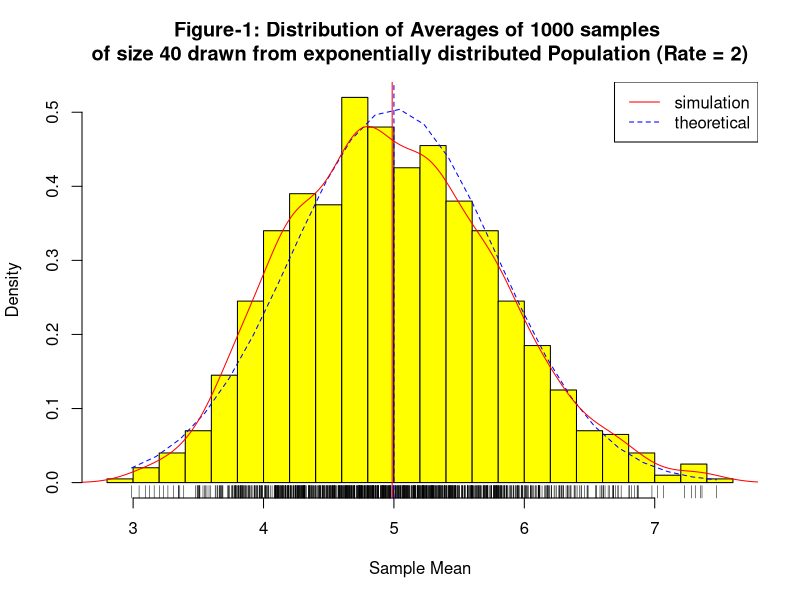
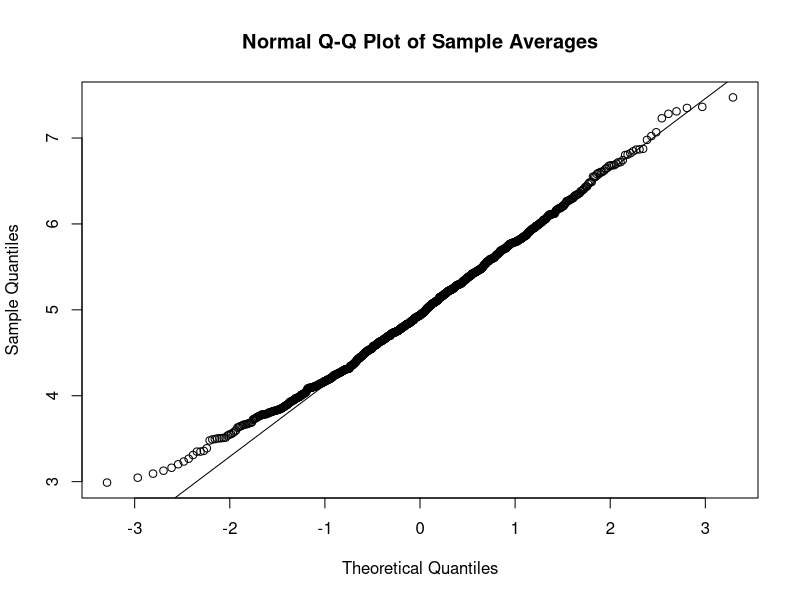

R code for these plots, in order:
## ---- chunk 1
set.seed(3)
lambda <- 0.2 #Set the lambda to 0.2 as required for this exercise
sample.size <- 40
no.of.simulations <- 1000
# Generate 40,000 exponential distributed numbers, distrbute them into a matrix of size 1000 x 40
simulated <- matrix(rexp(no.of.simulations*sample.size, rate=lambda), no.of.simulations, sample.size) 
row.Means = rowMeans(simulated) # averages of sample of 40 calcualted for each of 1000 rows 
## ---- chunk 2
mu <- 1/lambda; mu;
## ---- chunk 3
observed.mean <- mean(row.Means); observed.mean; 
## ---- chunk 4
hist(row.Means, prob=T, col="yellow", xlab="Sample Mean",
          ylab="Density", main="Figure-1: Distribution of Averages of 1000 samples \nof size 40 drawn from exponentially distributed Population (Rate = 2)",
          breaks=25)
rug(row.Means)
#Plot the theoratical mean and the distribution
abline(v=mu, col="blue", lty=2)
x.Fit <- seq(min(row.Means), max(row.Means), length=25)
y.Fit <- dnorm(x.Fit, mean=mu, sd=(1/lambda/sqrt(sample.size)))
lines(x.Fit, y.Fit, col="blue", lty=2, pch=21)

#Plot the observed
abline(v=observed.mean, col="red", lty=1)
lines(density(row.Means), col="red", lty=1)

legend('topright', c("simulation", "theoretical"), lty=c(1,2), col=c("red", "blue"))
## ---- chunk 5
theoratical.variance=1/(lambda^2)/sample.size
theoratical.variance
## ---- chunk 6
observed.variance=var(row.Means)
observed.variance
## ---- chunk 7
qqnorm(row.Means, main="Normal Q-Q Plot of Sample Averages"); qqline(row.Means);
## ---- chunk 8
shapiro.test(row.Means)
## ---- chunk 9
set.seed(3)
sample.sizes = c(40,50,60,70,80,90,100)
for (i in sample.sizes) {
    simulated <- matrix(rexp(no.of.simulations*i, rate=lambda), no.of.simulations, i)
    row.Means <- rowMeans(simulated)
    t<- shapiro.test(row.Means)
    cat("Sample Size = ", i, "p-Value for Normality Shapiro Wilks= ", t$p.value, "\n" )
}
